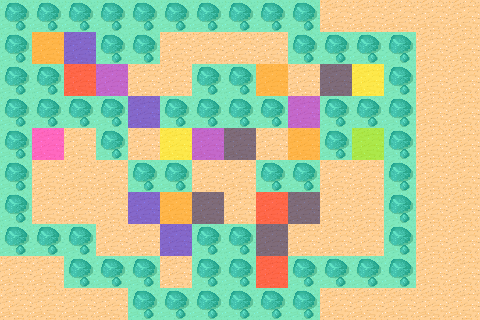

A level layout from a 2D game, rendered from its tile map. Below: a short description, then the map file with tile-grid data replaced by summaries:
An orthogonal 15x10 tile map with 32x32 px tiles, 2 tile layers (Background, Metainfo), 2 tilesets and 24 objects (Mace_1, Mace_2, Mace_3, Mace_4, Holy_Sword_1, ...).

<map version="1.0" orientation="orthogonal" renderorder="right-down" width="15" height="10" tilewidth="32" tileheight="32" nextobjectid="45">
 <tileset firstgid="1" name="background" tilewidth="32" tileheight="32" spacing="1" margin="1" tilecount="48" columns="8">
  <image source="tmw_desert_spacing.png" width="265" height="199" />
 </tileset>
 <tileset firstgid="49" name="metaset" tilewidth="32" tileheight="32" spacing="1" margin="1" tilecount="10" columns="5">
  <image source="metaset10way.png" width="166" height="67" />
  <tile id="0">
   <properties>
    <property name="Weapon" value="Sword" />
   </properties>
  </tile>
  <tile id="1">
   <properties>
    <property name="Weapon" value="Mace" />
   </properties>
  </tile>
  <tile id="2">
   <properties>
    <property name="Weapon" value="Holy_Sword" />
   </properties>
  </tile>
  <tile id="3">
   <properties>
    <property name="Weapon" value="Key" />
   </properties>
  </tile>
  <tile id="4">
   <properties>
    <property name="isWall" type="bool" value="false" />
   </properties>
  </tile>
  <tile id="5">
   <properties>
    <property name="Weak" value="Sword" />
   </properties>
  </tile>
  <tile id="6">
   <properties>
    <property name="Weak" value="Mace" />
   </properties>
  </tile>
  <tile id="7">
   <properties>
    <property name="Weak" value="Holy_Sword" />
   </properties>
  </tile>
  <tile id="8">
   <properties>
    <property name="Weak" value="Key" />
   </properties>
  </tile>
 </tileset>
 <layer name="Background" width="15" height="10">
  <data>[150 cells, 150 non-empty, 2 distinct tile ids]</data>
 </layer>
 <layer name="Metainfo" width="15" height="10">
  <properties>
   <property name="isWall" type="bool" value="false" />
  </properties>
  <data>[150 cells, 89 non-empty, 9 distinct tile ids]</data>
 </layer>
 <objectgroup name="Weapons" visible="0">
  <object id="16" name="Mace_1" x="273" y="78" />
  <object id="17" name="Mace_2" x="308" y="143" />
  <object id="18" name="Mace_3" x="174" y="207" />
  <object id="19" name="Mace_4" x="46" y="47" />
  <object id="24" name="Holy_Sword_1" x="368" y="77" />
  <object id="25" name="Holy_Sword_2" x="172" y="139" />
  <object id="26" name="Sword_1" x="79" y="77" />
  <object id="27" name="Sword_2" x="268" y="207" />
  <object id="28" name="Sword_3" x="269" y="268" />
  <object id="30" name="Key_1" x="368" y="144" />
 </objectgroup>
 <objectgroup name="Enemies" visible="0">
  <object id="31" name="Slime_1" x="331" y="75" />
  <object id="32" name="Slime_2" x="232" y="141" />
  <object id="33" name="Slime_3" x="302" y="207" />
  <object id="34" name="Slime_4" x="271" y="236" />
  <object id="35" name="Slime_5" x="205" y="204" />
  <object id="36" name="Devil_1" x="306" y="115" />
  <object id="37" name="Devil_2" x="110" y="79" />
  <object id="38" name="Devil_3" x="207" y="140" />
  <object id="39" name="Wolf_1" x="79" y="45" />
  <object id="40" name="Wolf_2" x="141" y="110" />
  <object id="41" name="Wolf_3" x="145" y="208" />
  <object id="42" name="Wolf_4" x="176" y="241" />
  <object id="43" name="Chest_1" x="46" y="145" />
 </objectgroup>
 <objectgroup name="Player" visible="0">
  <object id="44" name="StartPoint" x="208" y="50" />
 </objectgroup>
</map>
